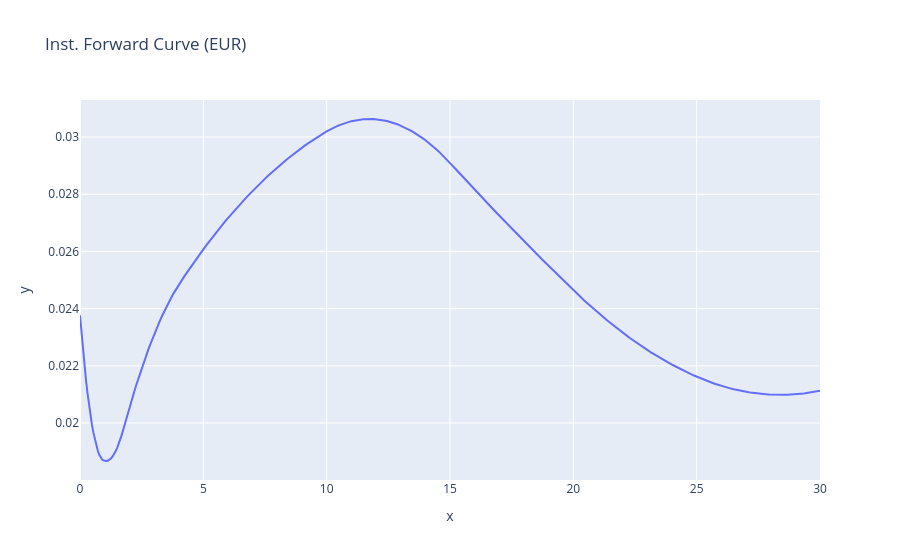

Notebook cell for this chart:
### Markdown cell above
***2. Curve construction***

### Code cell
curve = Curve(time, disc_rate)
t = np.linspace(0, 30, 500)
px.line(x = t, y = curve.inst_forward_rate(t), title = "Inst. Forward Curve (EUR)")

### Figure 1 — Plotly figure (JSON) as saved in the notebook; plotly's stock layout.template omitted (floating-point values rounded to 4 significant figures; data arrays with more than 128 entries replaced by an {"elided": "..."} marker saying what was removed)
{"data": [{"hovertemplate": "x=%{x}<br>y=%{y}<extra></extra>", "legendgroup": "", "line": {"color": "#636efa", "dash": "solid"}, "marker": {"symbol": "circle"}, "mode": "lines", "name": "", "orientation": "v", "showlegend": false, "type": "scatter", "x": {"elided": "500 float values"}, "xaxis": "x", "y": {"elided": "500 float values"}, "yaxis": "y"}], "layout": {"legend": {"tracegroupgap": 0}, "title": {"text": "Inst. Forward Curve (EUR)"}, "xaxis": {"anchor": "y", "domain": [0, 1], "title": {"text": "x"}}, "yaxis": {"anchor": "x", "domain": [0, 1], "title": {"text": "y"}}}}
